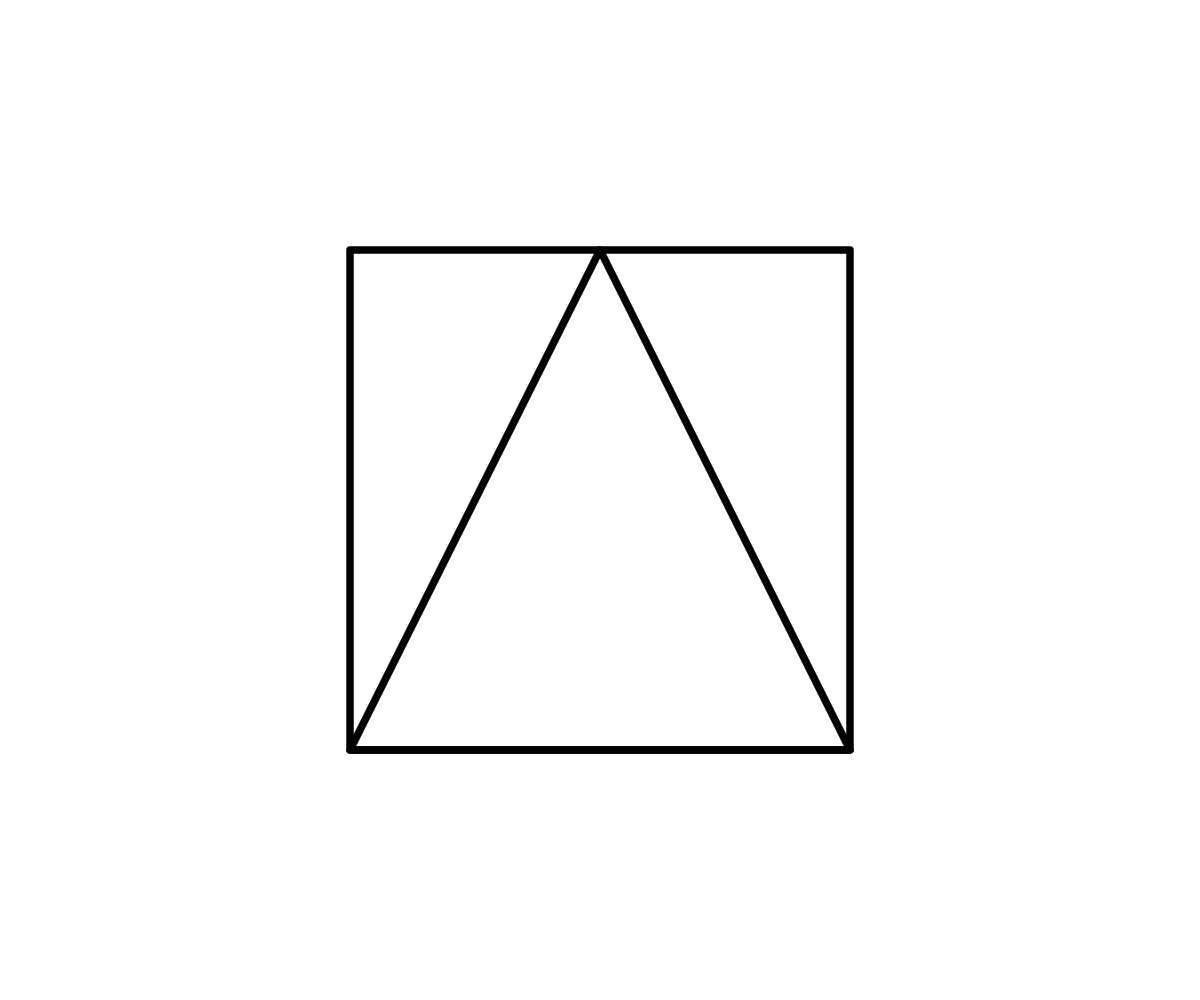
Frame 1 (no input)
Frame 60 (no input): identical to frame 1, image omitted
Frame 120 (the mouse pressed at the canvas centre since frame 60): identical to frame 1, image omitted

The p5.js sketch that drew this single still picture (run headless with seeded random() and noise() and a simulated clock; from frame 60 on, the mouse is pressed at the canvas centre):

// p5.js sketch
// ── sketch.js
function setup () {
  createCanvas(windowWidth, windowHeight);
}

function windowResized () {
  resizeCanvas(windowWidth, windowHeight);
}

function draw(){
  background(255);
  
  noFill();
  strokeJoin(ROUND);
  stroke(0);
  
  let size = height/2;
  strokeWeight(size * 0.015);
  
  let x = width / 2;
  let y = height / 2;
  
  
  rectMode(CENTER);
  rect(x, y, size, size);
  triangle(
    x, y - size / 2,
    x + size / 2, y + size / 2,
    x - size / 2, y + size / 2
  );
}
